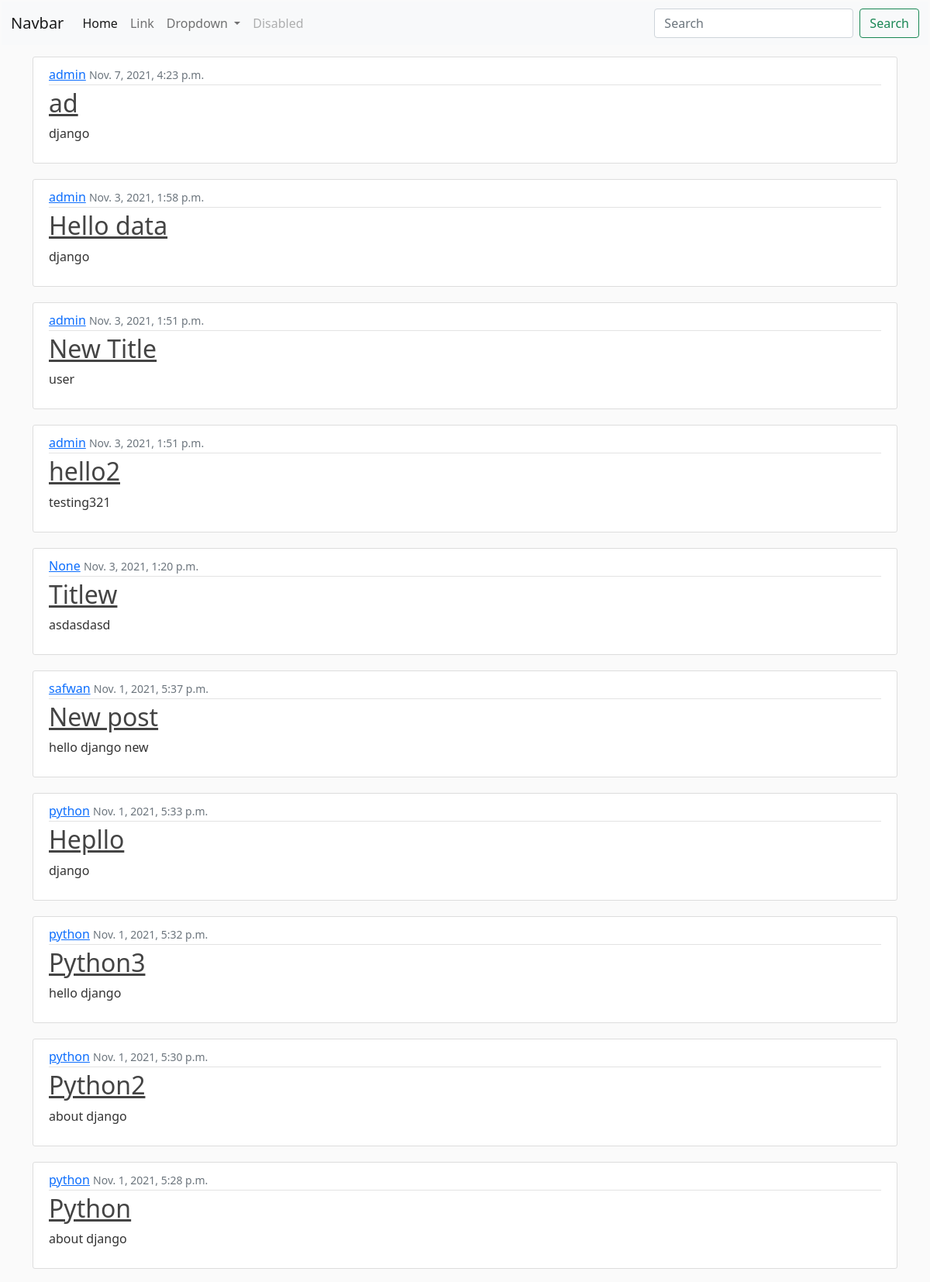
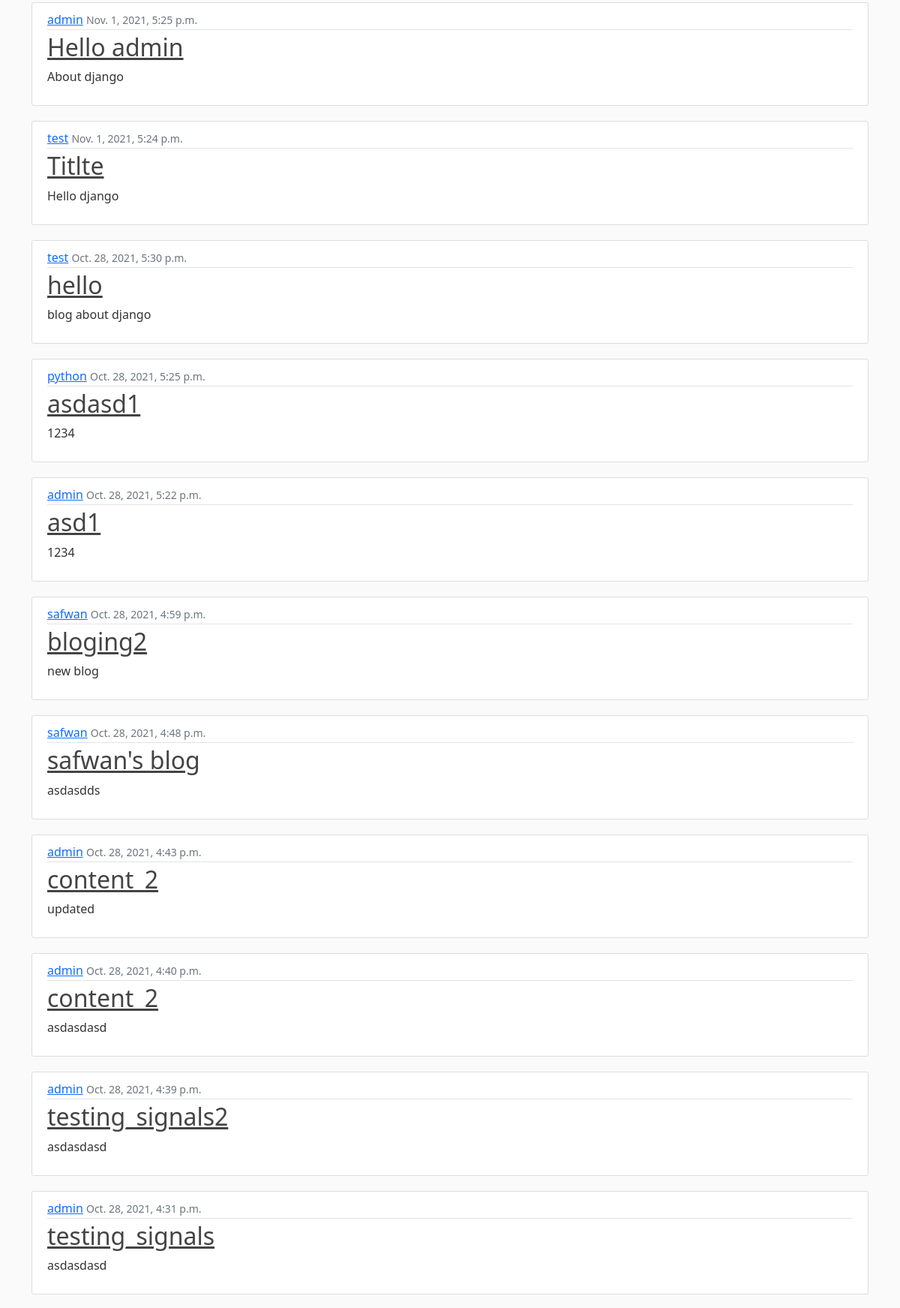
The page / (upper part) on the database its author committed (2 pictures, top to bottom).
### main/models.py (models this page shows, shortened)
class Content(models.Model):
    user = models.ForeignKey(User, on_delete=models.SET_NULL, null=True) # user --> content (one to many)
    title = models.CharField(max_length=150)
    text = models.TextField()
    tags = models.ManyToManyField("Tag")
    """
    Content Tag
    1        2
    1        3
    2        4
    5        4
    3        2
    """
    date_created = models.DateTimeField(auto_now_add=True)   # when created,
    last_updated = models.DateTimeField(auto_now=True)

### main/views.py (the view)
# urls.py: path("", views.index_page, name="index_page"),
def index_page(request):
    qs = Content.objects.all().order_by("-last_updated")
    diction = {
        "posts": qs
    }
    return render(request, "main/index.html", context=diction)

### Templates/main/index.html (shortened to what this page needs)
{% extends "Components/base.html" %}
{% block body %}
    <div class="container">
        {% for post in posts %}
            <article class="media content-section">
                <div class="media-body">
                    <div class="article-metadata">
                        <a class="mr-2" href="#">{{ post.user }}</a>
                        <small class="text-muted">{{ post.last_updated }}</small>
                    </div>
                    <h2>
                        <a class="article-title"
                        href="{% url 'content_detail' id=post.id %}">{{ post.title }}</a>
                    </h2>
                    <p class="article-content">{{ post.text }}</p>
                </div>
            </article>
        {% endfor %}
    </div>
{% endblock body %}

### Templates/Components/base.html (shortened to what this page needs)
<!doctype html>
<html lang="en">
  <head>
    <link href="https://cdn.jsdelivr.net/npm/bootstrap@5.1.3/dist/css/bootstrap.min.css" rel="stylesheet">
  </head>
  <body>
    {% include "Components/navbar.html" %}
    <div class="all-contents">
      {% block body %}
      {% endblock body %}
    </div>
  </body>
</html>

### Templates/Components/navbar.html (shortened to what this page needs)
<nav class="navbar navbar-expand-lg navbar-light bg-light">
    <div class="container-fluid">
      <a class="navbar-brand" href="#">Navbar</a>
      <div class="collapse navbar-collapse" id="navbarSupportedContent">
        <ul class="navbar-nav me-auto mb-2 mb-lg-0">
          <li class="nav-item">
            <a class="nav-link active" aria-current="page" href="#">Home</a>
          </li>
          <li class="nav-item">
            <a class="nav-link" href="#">Link</a>
          </li>
          <li class="nav-item dropdown">
            <a class="nav-link dropdown-toggle" href="#" id="navbarDropdown" role="button" data-bs-toggle="dropdown" aria-expanded="false">
              Dropdown
            </a>
          </li>
          <li class="nav-item">
            <a class="nav-link disabled" href="#" tabindex="-1" aria-disabled="true">Disabled</a>
          </li>
        </ul>
        <form class="d-flex">
          <input class="form-control me-2" type="search" placeholder="Search" aria-label="Search">
          <button class="btn btn-outline-success" type="submit">Search</button>
        </form>
      </div>
    </div>
  </nav>

### Templates/Components/base.html (style rules this page uses)
body { background: #fafafa; color: #333333; margin: 2px 2px 2px 2px; }
h1, h2, h3, h4, h5, h6 { color: #444444; }
ul { margin: 0; }
.content-section { background: #ffffff; padding: 10px 20px; border: 1px solid #dddddd; border-radius: 3px; margin-bottom: 20px; }
.article-title { color: #444444; }
.article-content { white-space: pre-line; }
.article-metadata { padding-bottom: 1px; margin-bottom: 4px; border-bottom: 1px solid #e3e3e3 }
.all-contents { margin-top: 15px; }

### rows shown on the page
Content: user "admin", last_updated "Nov. 7, 2021, 4:23 p.m.", title "ad", text "django"
Content: user "admin", last_updated "Nov. 3, 2021, 1:58 p.m.", title "Hello data", text "django"
Content: user "admin", last_updated "Nov. 3, 2021, 1:51 p.m.", title "New Title", text "user"
Content: user "admin", last_updated "Nov. 3, 2021, 1:51 p.m.", title "hello2", text "testing321"
Content: user "None", last_updated "Nov. 3, 2021, 1:20 p.m.", title "Titlew", text "asdasdasd"
Content: user "safwan", last_updated "Nov. 1, 2021, 5:37 p.m.", title "New post", text "hello django new"
Content: user "python", last_updated "Nov. 1, 2021, 5:33 p.m.", title "Hepllo", text "django"
Content: user "python", last_updated "Nov. 1, 2021, 5:32 p.m.", title "Python3", text "hello django"
Content: user "python", last_updated "Nov. 1, 2021, 5:30 p.m.", title "Python2", text "about django"
Content: user "python", last_updated "Nov. 1, 2021, 5:28 p.m.", title "Python", text "about django"
Content: user "admin", last_updated "Nov. 1, 2021, 5:25 p.m.", title "Hello admin", text "About django"
Content: user "test", last_updated "Nov. 1, 2021, 5:24 p.m.", title "Titlte", text "Hello django"
Content: user "test", last_updated "Oct. 28, 2021, 5:30 p.m.", title "hello", text "blog about django"
Content: user "python", last_updated "Oct. 28, 2021, 5:25 p.m.", title "asdasd1", text "1234"
Content: user "admin", last_updated "Oct. 28, 2021, 5:22 p.m.", title "asd1", text "1234"
Content: user "safwan", last_updated "Oct. 28, 2021, 4:59 p.m.", title "bloging2", text "new blog"
Content: user "safwan", last_updated "Oct. 28, 2021, 4:48 p.m.", title "safwan's blog", text "asdasdds"
Content: user "admin", last_updated "Oct. 28, 2021, 4:43 p.m.", title "content_2", text "updated"
Content: user "admin", last_updated "Oct. 28, 2021, 4:40 p.m.", title "content_2", text "asdasdasd"
Content: user "admin", last_updated "Oct. 28, 2021, 4:39 p.m.", title "testing_signals2", text "asdasdasd"
Content: user "admin", last_updated "Oct. 28, 2021, 4:31 p.m.", title "testing_signals", text "asdasdasd"
